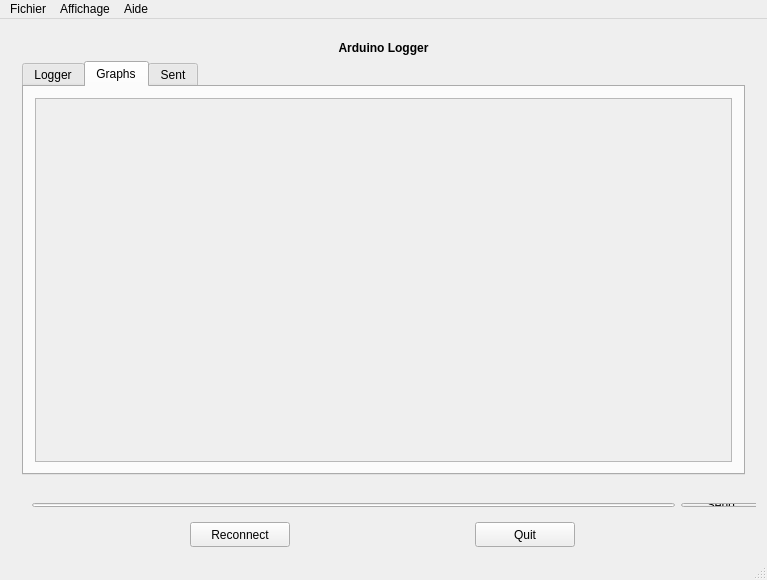
<?xml version="1.0" encoding="UTF-8"?>
<ui version="4.0">
 <class>IHM_Logger</class>
 <widget class="QMainWindow" name="IHM_Logger">
  <property name="geometry">
   <rect>
    <x>0</x>
    <y>0</y>
    <width>767</width>
    <height>580</height>
   </rect>
  </property>
  <property name="windowTitle">
   <string>Interface_Noyau</string>
  </property>
  <widget class="QWidget" name="widgetInterface">
   <layout class="QGridLayout" name="gridLayout">
    <item row="2" column="0">
     <layout class="QHBoxLayout" name="horizontalLayout_2">
      <property name="spacing">
       <number>6</number>
      </property>
      <property name="sizeConstraint">
       <enum>QLayout::SetMinimumSize</enum>
      </property>
      <property name="bottomMargin">
       <number>0</number>
      </property>
      <item>
       <widget class="QPushButton" name="reconnectButton">
        <property name="minimumSize">
         <size>
          <width>0</width>
          <height>25</height>
         </size>
        </property>
        <property name="maximumSize">
         <size>
          <width>100</width>
          <height>16777215</height>
         </size>
        </property>
        <property name="text">
         <string>Reconnect</string>
        </property>
       </widget>
      </item>
      <item>
       <widget class="QPushButton" name="quitButton">
        <property name="minimumSize">
         <size>
          <width>50</width>
          <height>25</height>
         </size>
        </property>
        <property name="maximumSize">
         <size>
          <width>100</width>
          <height>16777215</height>
         </size>
        </property>
        <property name="text">
         <string>Quit</string>
        </property>
       </widget>
      </item>
     </layout>
    </item>
    <item row="0" column="0">
     <widget class="QStackedWidget" name="stackedWidget">
      <property name="currentIndex">
       <number>2</number>
      </property>
      <widget class="QWidget" name="pageInitNoyau">
       <layout class="QGridLayout" name="gridLayout_2">
        <item row="0" column="0" colspan="5">
         <widget class="QLabel" name="label_7">
          <property name="font">
           <font>
            <weight>75</weight>
            <bold>true</bold>
           </font>
          </property>
          <property name="text">
           <string>Lancement des systèmes par les daemons</string>
          </property>
          <property name="alignment">
           <set>Qt::AlignCenter</set>
          </property>
         </widget>
        </item>
        <item row="1" column="0" colspan="5">
         <widget class="QListWidget" name="daemons_List"/>
        </item>
        <item row="2" column="0">
         <spacer name="horizontalSpacer">
          <property name="orientation">
           <enum>Qt::Horizontal</enum>
          </property>
          <property name="sizeHint" stdset="0">
           <size>
            <width>239</width>
            <height>57</height>
           </size>
          </property>
         </spacer>
        </item>
        <item row="2" column="1" colspan="3">
         <widget class="QPushButton" name="demarrer_noyau">
          <property name="minimumSize">
           <size>
            <width>0</width>
            <height>60</height>
           </size>
          </property>
          <property name="maximumSize">
           <size>
            <width>400</width>
            <height>16777215</height>
           </size>
          </property>
          <property name="text">
           <string>Demarrer l'initialisation du système</string>
          </property>
         </widget>
        </item>
        <item row="2" column="4">
         <spacer name="horizontalSpacer_2">
          <property name="orientation">
           <enum>Qt::Horizontal</enum>
          </property>
          <property name="sizeHint" stdset="0">
           <size>
            <width>216</width>
            <height>57</height>
           </size>
          </property>
         </spacer>
        </item>
        <item row="3" column="0" colspan="2">
         <spacer name="horizontalSpacer_5">
          <property name="orientation">
           <enum>Qt::Horizontal</enum>
          </property>
          <property name="sizeHint" stdset="0">
           <size>
            <width>306</width>
            <height>24</height>
           </size>
          </property>
         </spacer>
        </item>
        <item row="3" column="2">
         <widget class="QPushButton" name="pingButton">
          <property name="maximumSize">
           <size>
            <width>150</width>
            <height>16777215</height>
           </size>
          </property>
          <property name="text">
           <string>Ping Daemons</string>
          </property>
         </widget>
        </item>
        <item row="3" column="3" colspan="2">
         <spacer name="horizontalSpacer_6">
          <property name="orientation">
           <enum>Qt::Horizontal</enum>
          </property>
          <property name="sizeHint" stdset="0">
           <size>
            <width>278</width>
            <height>24</height>
           </size>
          </property>
         </spacer>
        </item>
       </layout>
      </widget>
      <widget class="QWidget" name="page">
       <layout class="QGridLayout" name="gridLayout_4">
        <item row="0" column="1">
         <spacer name="verticalSpacer_2">
          <property name="orientation">
           <enum>Qt::Vertical</enum>
          </property>
          <property name="sizeHint" stdset="0">
           <size>
            <width>20</width>
            <height>88</height>
           </size>
          </property>
         </spacer>
        </item>
        <item row="1" column="1">
         <widget class="QLabel" name="label_chargement_noyau">
          <property name="font">
           <font>
            <pointsize>12</pointsize>
            <weight>75</weight>
            <bold>true</bold>
           </font>
          </property>
          <property name="text">
           <string>Demarrage du noyau en cours...</string>
          </property>
          <property name="alignment">
           <set>Qt::AlignCenter</set>
          </property>
         </widget>
        </item>
        <item row="2" column="1">
         <spacer name="verticalSpacer_3">
          <property name="orientation">
           <enum>Qt::Vertical</enum>
          </property>
          <property name="sizeHint" stdset="0">
           <size>
            <width>20</width>
            <height>46</height>
           </size>
          </property>
         </spacer>
        </item>
        <item row="3" column="0">
         <spacer name="horizontalSpacer_4">
          <property name="orientation">
           <enum>Qt::Horizontal</enum>
          </property>
          <property name="sizeHint" stdset="0">
           <size>
            <width>175</width>
            <height>20</height>
           </size>
          </property>
         </spacer>
        </item>
        <item row="3" column="1">
         <widget class="QProgressBar" name="bar_chargement">
          <property name="minimumSize">
           <size>
            <width>250</width>
            <height>0</height>
           </size>
          </property>
          <property name="value">
           <number>24</number>
          </property>
         </widget>
        </item>
        <item row="3" column="2">
         <spacer name="horizontalSpacer_3">
          <property name="orientation">
           <enum>Qt::Horizontal</enum>
          </property>
          <property name="sizeHint" stdset="0">
           <size>
            <width>216</width>
            <height>20</height>
           </size>
          </property>
         </spacer>
        </item>
        <item row="4" column="1">
         <spacer name="verticalSpacer">
          <property name="orientation">
           <enum>Qt::Vertical</enum>
          </property>
          <property name="sizeHint" stdset="0">
           <size>
            <width>20</width>
            <height>188</height>
           </size>
          </property>
         </spacer>
        </item>
       </layout>
      </widget>
      <widget class="QWidget" name="pageInitSys">
       <layout class="QGridLayout" name="gridLayout_5">
        <item row="1" column="0">
         <widget class="QTabWidget" name="tabWidget">
          <property name="layoutDirection">
           <enum>Qt::LeftToRight</enum>
          </property>
          <property name="currentIndex">
           <number>1</number>
          </property>
          <widget class="QWidget" name="tabLog">
           <attribute name="title">
            <string>Logger</string>
           </attribute>
           <widget class="Line" name="line">
            <property name="geometry">
             <rect>
              <x>9</x>
              <y>9</y>
              <width>16</width>
              <height>16</height>
             </rect>
            </property>
            <property name="orientation">
             <enum>Qt::Vertical</enum>
            </property>
           </widget>
           <widget class="QWidget" name="">
            <property name="geometry">
             <rect>
              <x>10</x>
              <y>10</y>
              <width>721</width>
              <height>401</height>
             </rect>
            </property>
            <layout class="QVBoxLayout" name="verticalLayout_2">
             <property name="sizeConstraint">
              <enum>QLayout::SetMaximumSize</enum>
             </property>
             <item>
              <widget class="QTableWidget" name="tableHeader">
               <property name="maximumSize">
                <size>
                 <width>16777215</width>
                 <height>50</height>
                </size>
               </property>
               <property name="rowCount">
                <number>0</number>
               </property>
              </widget>
             </item>
             <item>
              <widget class="QTableWidget" name="tableLog"/>
             </item>
            </layout>
           </widget>
           <zorder>line</zorder>
           <zorder>tableLog</zorder>
           <zorder>tableHeader</zorder>
           <zorder></zorder>
           <zorder>tableHeader</zorder>
          </widget>
          <widget class="QWidget" name="tabGraph">
           <attribute name="title">
            <string>Graphs</string>
           </attribute>
           <layout class="QGridLayout" name="gridLayout_7">
            <item row="0" column="0">
             <widget class="QScrollArea" name="scrollArea">
              <property name="widgetResizable">
               <bool>true</bool>
              </property>
              <widget class="QWidget" name="chartContainer">
               <property name="geometry">
                <rect>
                 <x>0</x>
                 <y>0</y>
                 <width>729</width>
                 <height>401</height>
                </rect>
               </property>
              </widget>
             </widget>
            </item>
           </layout>
          </widget>
          <widget class="QWidget" name="tabSent">
           <attribute name="title">
            <string>Sent</string>
           </attribute>
          </widget>
         </widget>
        </item>
        <item row="0" column="0">
         <widget class="QLabel" name="titreInit">
          <property name="font">
           <font>
            <pointsize>9</pointsize>
            <weight>75</weight>
            <bold>true</bold>
           </font>
          </property>
          <property name="text">
           <string>Arduino Logger</string>
          </property>
          <property name="alignment">
           <set>Qt::AlignCenter</set>
          </property>
         </widget>
        </item>
       </layout>
      </widget>
     </widget>
    </item>
    <item row="1" column="0">
     <widget class="QWidget" name="widget" native="true">
      <property name="minimumSize">
       <size>
        <width>8</width>
        <height>24</height>
       </size>
      </property>
      <widget class="QWidget" name="">
       <property name="geometry">
        <rect>
         <x>10</x>
         <y>0</y>
         <width>751</width>
         <height>26</height>
        </rect>
       </property>
       <layout class="QHBoxLayout" name="horizontalLayout">
        <item>
         <widget class="QLineEdit" name="serialEdit"/>
        </item>
        <item>
         <widget class="QPushButton" name="serialSendButton">
          <property name="text">
           <string>Send</string>
          </property>
         </widget>
        </item>
       </layout>
      </widget>
     </widget>
    </item>
   </layout>
  </widget>
  <widget class="QMenuBar" name="menuBar">
   <property name="geometry">
    <rect>
     <x>0</x>
     <y>0</y>
     <width>767</width>
     <height>21</height>
    </rect>
   </property>
   <widget class="QMenu" name="menuFichier">
    <property name="title">
     <string>Fichier</string>
    </property>
    <addaction name="actionQuitter"/>
   </widget>
   <widget class="QMenu" name="menuAide">
    <property name="title">
     <string>Aide</string>
    </property>
    <addaction name="actionAide_sur_l_interface"/>
    <addaction name="actionA_propos"/>
   </widget>
   <widget class="QMenu" name="menuAffichage">
    <property name="title">
     <string>Affichage</string>
    </property>
    <addaction name="actionModeNormal"/>
    <addaction name="actionModeDebug"/>
   </widget>
   <addaction name="menuFichier"/>
   <addaction name="menuAffichage"/>
   <addaction name="menuAide"/>
  </widget>
  <widget class="QStatusBar" name="statusBar"/>
  <action name="actionAide_sur_l_interface">
   <property name="text">
    <string>Aide sur l'interface</string>
   </property>
  </action>
  <action name="actionA_propos">
   <property name="text">
    <string>A propos</string>
   </property>
  </action>
  <action name="actionQuitter">
   <property name="text">
    <string>Quitter</string>
   </property>
  </action>
  <action name="actionModeNormal">
   <property name="text">
    <string>Normal</string>
   </property>
  </action>
  <action name="actionModeDebug">
   <property name="text">
    <string>Debug</string>
   </property>
  </action>
 </widget>
 <layoutdefault spacing="6" margin="11"/>
 <resources/>
 <connections>
  <connection>
   <sender>actionQuitter</sender>
   <signal>activated()</signal>
   <receiver>IHM_Logger</receiver>
   <slot>close()</slot>
   <hints>
    <hint type="sourcelabel">
     <x>-1</x>
     <y>-1</y>
    </hint>
    <hint type="destinationlabel">
     <x>347</x>
     <y>190</y>
    </hint>
   </hints>
  </connection>
  <connection>
   <sender>quitButton</sender>
   <signal>clicked()</signal>
   <receiver>IHM_Logger</receiver>
   <slot>close()</slot>
   <hints>
    <hint type="sourcelabel">
     <x>570</x>
     <y>280</y>
    </hint>
    <hint type="destinationlabel">
     <x>347</x>
     <y>190</y>
    </hint>
   </hints>
  </connection>
 </connections>
</ui>
